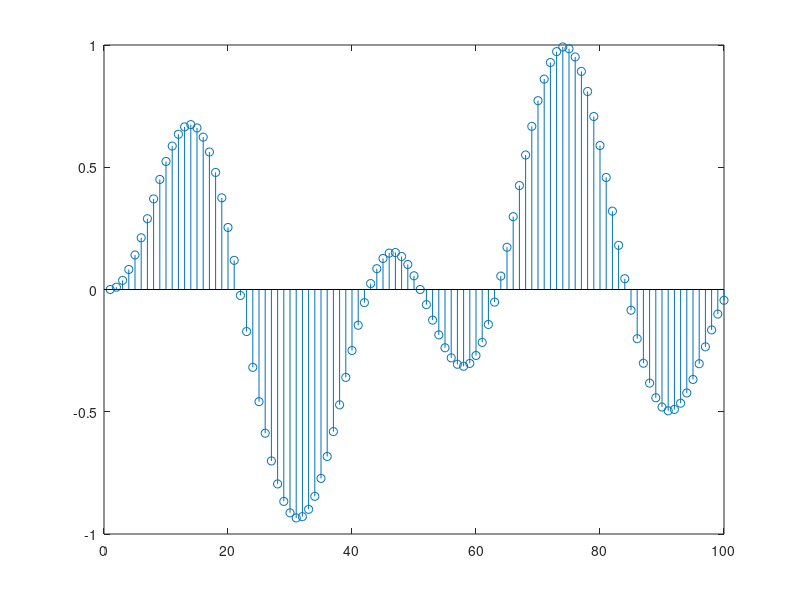
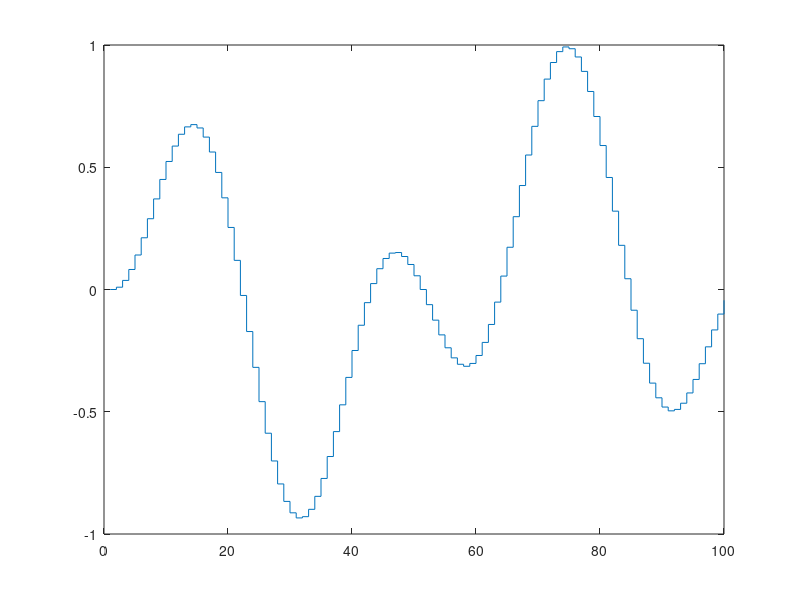

These figures' MATLAB source, in order:
% t o t a l samples , sample i n d e x v e c t o r
N = 100;
n = 0:N-1;
% j u s t a waveform made up f o r i l l u s t r a t i o n
x = sin(2*pi*1*n/N).*sin(2*pi*2.4*n/N);

figure(1);
plot(x);
% s tem p l o t shows s ampl e s
stem(x);
figure(2);
% s t a i r s p l o t shows waveform r e c o n s t r u c t e d
stairs (x);
